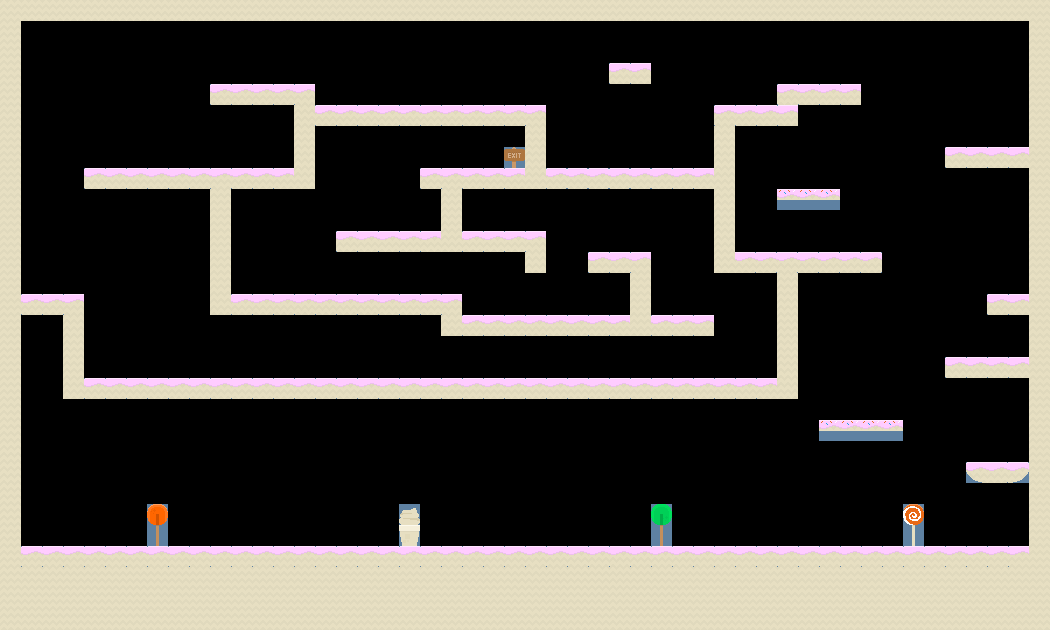

Tiled map render using the project's own tile images. Description and the map definition, with tile-layer contents summarised, below:
An orthogonal 50x30 tile map with 21x21 px tiles, 1 tile layer (Tile Layer 1).

<map version="1.0" orientation="orthogonal" renderorder="right-down" width="50" height="30" tilewidth="21" tileheight="21" nextobjectid="1">
 <tileset firstgid="1" name="spritesheet" tilewidth="21" tileheight="21" spacing="2" margin="2">
  <image source="spritesheet.png" width="692" height="692" />
 </tileset>
 <layer name="Tile Layer 1" width="50" height="30">
  <data>[1500 cells, 493 non-empty, 15 distinct tile ids]</data>
 </layer>
</map>
